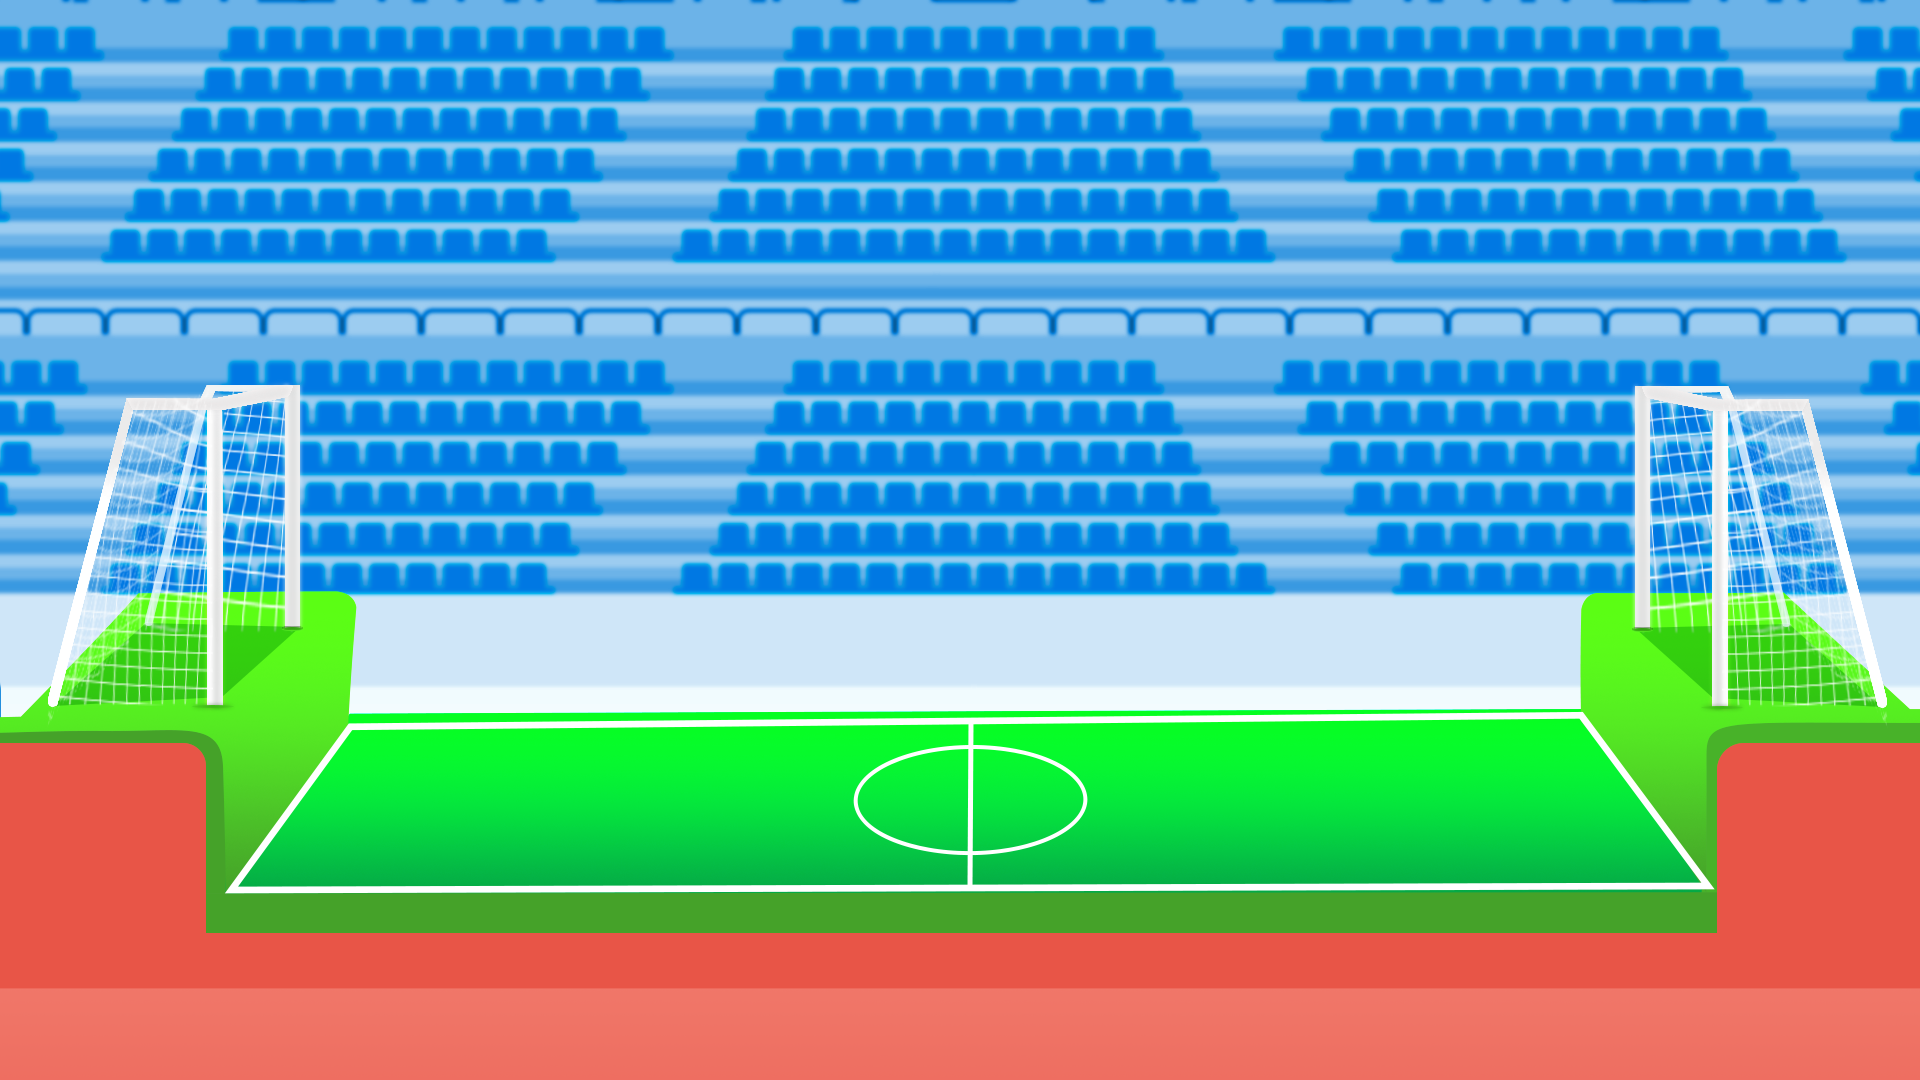

Tiled map render using the project's own tile images. Description and the map definition, with tile-layer contents summarised, below:
An orthogonal 64x36 tile map with 30x30 px tiles, 2 tile layers (ground_layer, player) and 9 objects (Player, Bot).

<map version="1.10" tiledversion="1.10.1" orientation="orthogonal" renderorder="right-down" width="64" height="36" tilewidth="30" tileheight="30" infinite="0" nextlayerid="5" nextobjectid="16">
 <tileset firstgid="1" name="bg" tilewidth="30" tileheight="30" tilecount="2304" columns="64">
  <image source="../images/bg.png" width="1920" height="1080" />
 </tileset>
 <layer id="1" name="ground_layer" width="64" height="36">
  <data>[2304 cells, 2304 non-empty, 2304 distinct tile ids]</data>
 </layer>
 <objectgroup id="2" name="ground">
  <object id="1" x="-2" y="730" width="212" height="350" />
  <object id="2" x="210" y="848" width="1500" height="232" />
  <object id="3" x="1710" y="720" width="210" height="360" />
  <object id="4" x="212" y="730">
   <polygon points="0,0 132,-134 132,-4 -4,170" />
  </object>
  <object id="5" x="1712" y="722">
   <polygon points="0,0 -126,-120 -128,-6 -4,162" />
  </object>
  <object id="6" x="0" y="0" width="54" height="732" />
  <object id="7" x="1880" y="0" width="40" height="720" />
 </objectgroup>
 <objectgroup id="3" name="spawnPoint">
  <object id="10" name="Player" type="Player" x="372" y="640" width="166" height="198" />
  <object id="12" name="Bot" type="Bot" x="1345" y="643" width="166" height="198" />
 </objectgroup>
 <layer id="4" name="player" width="64" height="36">
  <data>[2304 cells, 0 non-empty, 0 distinct tile ids]</data>
 </layer>
</map>
